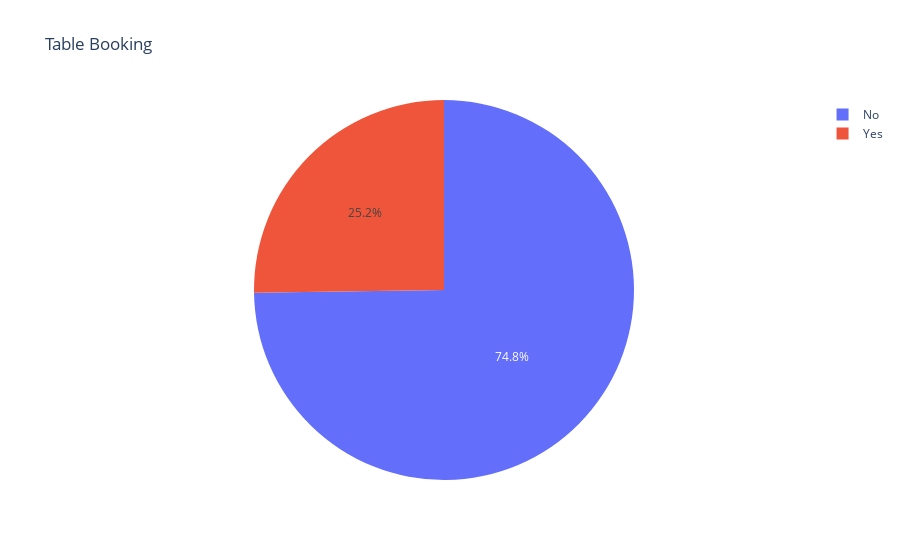

Notebook cell for this chart:
### Code cell
df=idf["Booking"].value_counts()
fig = px.pie(values=df.values, names=df.index, title='Table Booking')
py.iplot(fig)

### Figure 1 — Plotly figure (JSON) as saved in the notebook; plotly's stock layout.template omitted (floating-point values rounded to 4 significant figures)
{"data": [{"domain": {"x": [0, 1], "y": [0, 1]}, "hovertemplate": "label=%{label}<br>value=%{value}<extra></extra>", "labels": ["No", "Yes"], "legendgroup": "", "name": "", "showlegend": true, "type": "pie", "values": [18058, 6093]}], "layout": {"legend": {"tracegroupgap": 0}, "title": {"text": "Table Booking"}, "autosize": true}}
